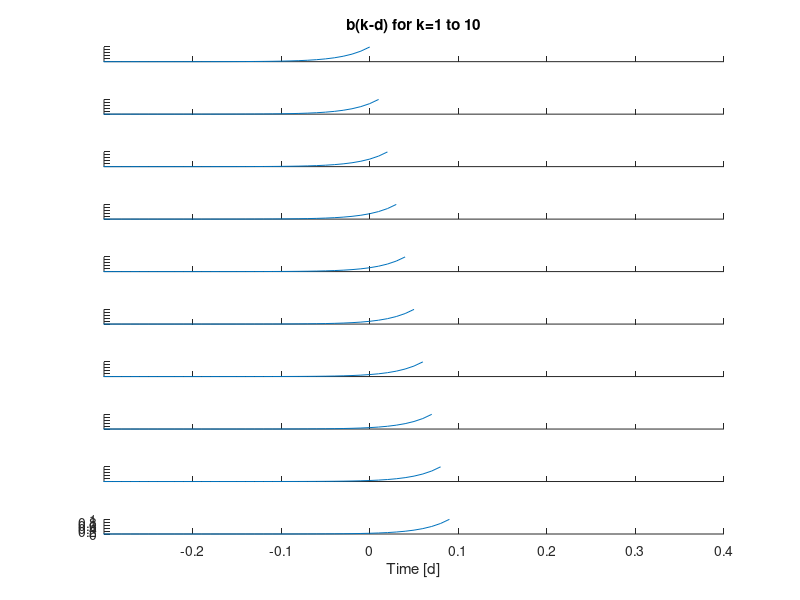
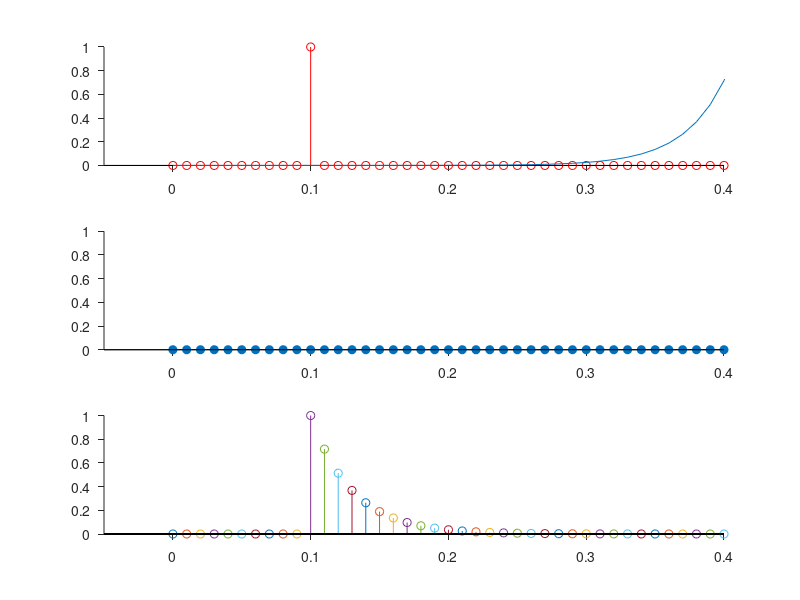
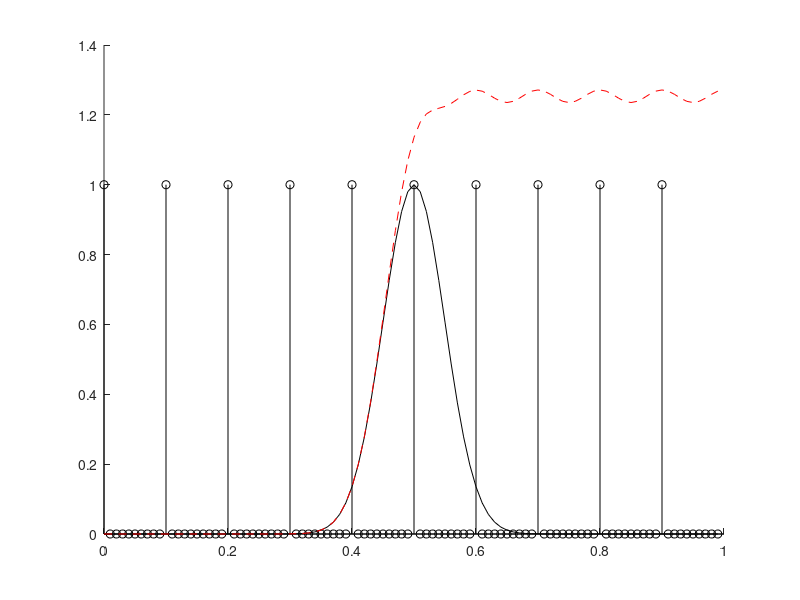
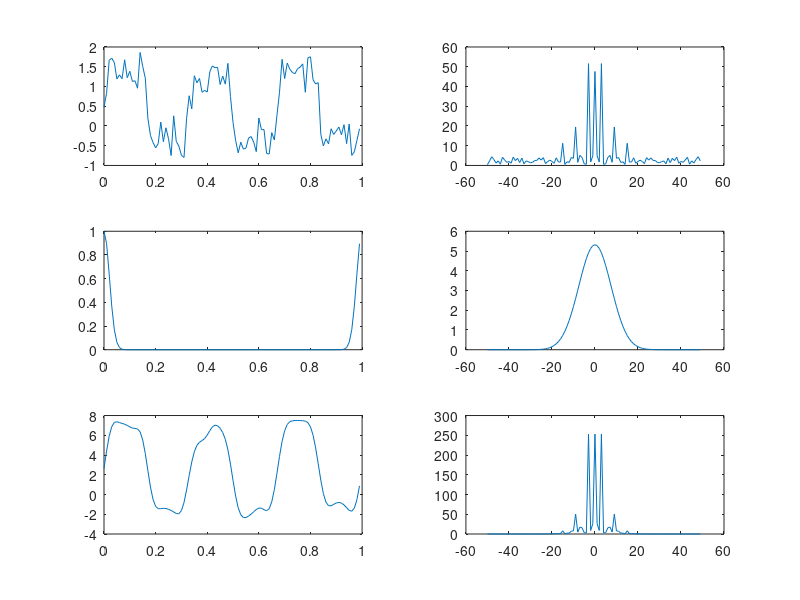

Recreate these plots in MATLAB, in order.
% FourierTutorial.m
%****************************************************************************
% Fourier analysis tutorial for NeuBeh/PBIO 545, Winter 2003
%
% Created 1/03 Mike Shadlen
% Revisions: 1/05 update
% Part I revised by Adrienne 1/06
%
%****************************************************************************

% The Fourier transform is probably the most important transform in applied
% math. It takes a function, typically of time or space, and expresses it
% as a function of frequency. The goals of this tutorial are to make you
% comfortable with what a Fourier transform is, how to compute one, and why 
% it is useful. We will focus on two topics: (1) definition and properties of 
% the Fourier transform, (2) convolution, and (3) the connection between the two. 

%%%%%%%%%%%%%%%%%%%%%%%%%%%%%%%%%%%%%%%%%%%%%%%%%%%%%%%%%%%%%%%%%%%%%%%%%%%%%

% Part I. The discrete Fourier transform

% A transform is (usually) a reversible mapping from one set of values to
% another set of values. The Fourier transform takes a list of intensities 
% at points in time (or space) and transform them to a list of "intensities" 
% at different frequencies.
% Thinking about a signal as a collection of time intensities, each
% associated with its own time point, is simple enough. Thinking about a
% signal as a list of intensities, each associated with its own sinusoidal
% frequency, is also convenient. Perhaps because of the way our auditory system 
% is organized, we find thinking in frequency quite natural and intuitive.
% You do it every day when you adjust the
% bass and treble on your stereo -- or better yet, if you adjust knobs on
% an equalizer. You can imagine that describing a signal in terms of its
% frequencies can be convenient in certain settings. That's what the
% Fourier transform is for. 
% 
% We should emphasize from the start that taking a Fourier transform (FT, for
% short) does not change the signal; it just represents it differently. To
% be concrete, suppose there is some electrical signal that we want to
% describe over the phone to a friend. We could list the voltages at each
% time or we could list the amplitudes and phases of each of the
% frequencies that comprise the signal. It's the same signal, just a
% different list of numbers. Sometimes it is much faster and simpler to use
% one type of description than the other.
% 
% Often, when we describe signals, we don't think of them as lists of
% numbers but rather as functions of time. Of course, the function can be
% viewed as a way to generate a list of values at each time point. We
% can also use a function to describe the list of "intensities" at each
% frequency in a Fourier transform. The two functions are called Fourier
% transform pairs. For example, suppose s(t)  is some function of time (it
% has a value at each time point). And suppose that you could describe
% the same signal by "intensities" of frequency (w) using a function, S(w).
% Then, we say that s(t) and S(w) are a Fourier transform pair. Or we say
% that S(w) is the Fourier transform of s(t), or that s(t) is the inverse
% Fourier transform of S(w).  When we started by saying that a transform is
% a reversible mapping, what this means is that S(w) is the unique Fourier
% transform of s(t) and s(t) is the unique inverse transform of S(w).

% Our goal here is both to help you to get comfortable with the meaning of
% the Fourier transform, and to get you used to using the numerical
% function FFT (fast Fourier transform) in Matlab. If you get everything
% about what that matlab function returns to you, you'll pretty much have 
% mastered what you need to know.

% Before we look at FTs, let's get comfortable with a few illustrative
% functions. Since we'll be doing everything numerically in this tutorial,
% we will focus here on discrete functions. What is meant by this is
% that we are going to make the argument of the function, say time, take 
% discrete values. We're used to thinking of time t occupying some continuous 
% interval on the real number line, but here we'll be thinking of time as 
% integers, multiplied by some constant or scaling factor. In fact this is 
% overwhelmingly going to be the case whenever you are thinking about real 
% data: the values are always sampled at some particular finite sampling rate. 

clear all

% Define a discrete time axis. The spacing is dt
dt = .01;      % our units are seconds. So each integer time point is scaled to represent dt sec
tmax = 1
t = [0:dt:tmax-dt]';
% Notice that we are sampling time at a rate of 1/dt. This will be
% important later.
samplingRate = 1/dt    % in Hz

% Think of a discrete function as a series of weights at each of the points
% in t.  Let's look at some functions this way. Here's a gaussian profile
% centered at .5
f1 = exp(-.5*(t-.5).^2 / (.05)^2);
figure(1),clf,hold on
h = plot(t,f1)
xlabel('Time [s]')
ylabel('Amplitude')
% Pause here. The function is drawn continously: there are no gaps. That's
% because matlab drew a line, or interpolated, between the values at the discrete time
% points. In reality, what we know about the function is just a bunch of heights at each of
% the time points. We can use the stem function to highlight this fact.

stem(t,f1,'filled');

% and we can toggle the smooth curve off
set(h,'Visible','off')

% Now... that's a discrete function. Each of the points can be thought of as
% a weight given to the basis set of discrete time points. We represent the
% function as a list of these weights. Indeed, f1 is a vector.
size(f1)

% Let's remember this function by calling it something mnemonic
gaus1 = f1;

% Let's look at a few more functions
% pulse
f2 = zeros(size(t));
f2(t>.45 & t<= .55) = 1;
figure(1),hold off
stem(t,f2,'filled')
xlabel('Time [s]')
ylabel('Amplitude')
pulse1 = f2;

% sinewaves
f3 = sin(2*pi*1*(t-.5));
sin1 = f3;
stem(t,f3,'filled')
%
f4 = cos(2*pi*10*(t-.5));
cos10 = f4;
stem(t,f4,'filled')
% This looks a lot better interpolated!
plot(t,f4)

% the sum (I'm not giving this a function name)
sos = .5*f3 + f4;
plot(t,sos)

% exponential
tau = .1
f5 = exp(-(t-.5)/tau);
f5(t<.5) = 0;
exp1 = f5;
stem(t,f5,'filled')

% discrete delta function -- take special note of this one. 
f6 = zeros(size(t));
f6(min(find(t>=.5))) = 1;
stem(t,f6,'filled')
delt1 = f6;

% comb(.1t) function. This is a sampling function or strobe function that
% turns on at a rate of 10 times per second (10 Hz). But it is also a sum
% of discrete delta functions.

f7 = mod(t,.1)==0;
comb10 = f7;
stem(t,comb10,'filled')

% Reflection point. You have yet to see a Fourier transform. You are
% supposed to simply marvel at the idea of discreteness. And here is the
% one thing extra that you need to think about. All of the functions above
% can be thought of as sums of discrete delta functions with appropriately chosen
% weights. The most obvious example is the comb function, as we have
% already noted. But all the functions are just values at discrete time
% points. So all can be thought of as sums of delta functions. In fact, a discrete
% function is exactly this: the multiplication of a continuous function by
% comb(d*t), where d is the gap between samples (i.e., the reciprocal of the
% sampling rate). We will return to this point later.
%
% Another important point to make before moving on. Let's recall the idea of a
% BASIS SET from linear algebra.  As you know, a coordinate frame is a set of 
% vectors which span a given space: e.g. in the plane, we have an x axis, and 
% a y axis. So to say that a point in the plane is (3,2) means that our vector 
% contains 3 units along the x axis, and 2 units along the y axis. 
% A functional basis set is just a coordinate set for the space of
% functions. What does this mean?  Let's take some arbitrary data sequence, a bunch of
% values from time zero to time T. Since it is discretized, we have N points 
% in our data: a value for at each time, 0, dt, 2dt, 3dt,.. (N-1)dt.
% Let's now think about this data as an N-dimensional vector, and plot it
% as a single point in an N-dimensional space.  What is the coordinate
% system in which we have plotted our function? The unit vectors are the set 
% of delta functions at each time, t = i dt, for i ranging from 0 to N-1. So axis one
% means how strong was the function at time t = 0, axis 2 is how strong
% the function was at time t = dt, and so on.  If we write these as vectors
% they will look just like Euclidean coordinate axes: [1 0 0 0 0 0 ..], [0 1 0 0
% 0 ...], etc. 
% Remember that an important property of many useful coordinate systems is
% that the axes are orthogonal: the x vector has exactly zero projection onto 
% the y vector; the dot product of the x vector with the y vector is zero.
% Similarly for our delta function coordinate system. The
% delta function at time t is independent of the delta function at time t'
% if t is not the same as t'; the dot product of these two functions is zero.
% As we said already, any function can be written in this "time" basis by summing 
% up weighted delta functions.

% Now, let's move onto Fourier transforms. We had better start by defining 
% it.  As we've said, calling it a transform already gives away something 
% important. The function or data we're describing is not changed; it's just expressed 
% differently. Just like when you rotate something --you don't change the structure 
% of the thing you rotated. 
%
% So now, instead of thinking of the function as a list of weights at the
% discrete time samples, we would now like to think of it as a list of "weights" on
% sinusoids. In other words, since the time representation was just one 
% choice of coordinate systems, we can just as well represent our data function, 
% or N-dimensional point, in some other coordinate system. The Fourier transform 
% is a method for representing our data in another set of axes, where the axes are  
% sines and cosines rather than delta functions. 

% This is done in a way that will need a little unpacking. Let's look at the definition
% of the Fourier transform F(w) of a continuous function f(t):
%
% F(w) = (1/sqrt(2 pi)) integral dt f(t) exp( - i w t). 
%
% (check out the wikipedia entry to see this in proper math type!)

% The integral here is the equivalent for a continuous function of a dot product or 
% projection. So the idea is that we project our data function against the basis 
% function exp(-i w t), where w is frequency; one basis function for every value of w. 
% So how is this sines and cosines? Remember back to the olden days when you first met 
% complex numbers. Remember Euler's identity:
%
% exp( i x) = cos(x) + i sin(x). 
%
% Let's have a look at some examples:

exp(i*0.5)

exp(i*pi)

exp(i*-pi)

exp(i*pi/2)

% 
% All of these are complex numbers, but with different real and imaginary
% parts. (If the above didn't give you back a complex number, try 

clear i

% in case you have redefined "i" somehow as a real number.)

% I included some particular cases where the real or the imaginary
% part is zero. So what is this i thing? It's telling you
% that this is really a two-component number, with two "axes", the "real"
% axis and the "imaginary" axis, where the length of the number exp(i x) along the 
% real axis is cos(x), and its length along the imaginary axis is sin(x).
% We could write it in vector notation as (cos(x), sin(x)) and plot it as a
% point on a plane. The length of the vector is 1, since 
%
% cos^2(x) + sin^2(x) = 1. 
%
% If we want a longer vector, we scale the whole thing by some amplitude
% A: A exp( i x). The value of x is the phase in radians.
%
% So: every complex number is really 2-dimensional, and every  exp(- i w t) 
% for a given w will give us two components, one real, corresponding to the
% cosine at frequency w, and one imaginary, corresponding to the sine.
% This is just an elegant way to capture the issue that for every frequency, we need two
% values. Why? Because every frequency component is specified both by an
% AMPLITUDE and a PHASE. Using both a sine and a cosine component allows us
% to construct any arbitrary phase. Remember another fact from your dim
% dark past: the sin identities. Do you remember:
%
% sin (x+y) = sin(x) cos(y) + sin(y) cos(x)?
%
% so let's say x is t and y is some phase p. 
% then a sin (t + p) = a * cos(p)*sin(t) + a * sin(p)*cos(t), where a*cos(p) 
% and a*sin(p) now become the coefficients of the sine and cosine functions. Again, 
% the total amplitude is a * sqrt(sin(p)**2 + cos(p)**2) = a!  So representing phase 
% as well as overall amplitude is why you need both a sine and a cosine at every 
% frequency. Using complex numbers for each frequency is just a way to do
% this neatly and elegantly.

% Let's see that in action. Let's look at the real and imaginary parts of the function 
% exp(i w t), for w = 2 pi.  (this frequency is angular frequency! here we
% will generally take out the 2 pi factor, w = 2 pi f, and work in hertz..)

figure(2), clf
subplot(2,1,1); plot(t,real(exp(i*2*pi*t))); xlabel('t'); title('Real part of exp(iwt)')
subplot(2,1,2); plot(t,imag(exp(i*2*pi*t))); xlabel('t'); title('Imaginary part of exp(iwt)')

% Let's also look at a fun demo showing how you shift the phase of a sine
% or cosine function by multiplying by exp(i phi), where phi is the phase.
% Below the graph you'll see the polar representation of exp(i phi).
%
figure(4), clf
clear ax
ax(1) = subplot(3,1,1);
ax(2) = subplot(2,3,5);
axis square
phi = [0:.01:2*pi]';  % take phase shifts going right around the circle.
polar(phi,ones(size(phi)));
polar([0 0],[0,1])
set(gcf,'CurrentAxes',ax(1))
plot(t,cos(2*pi*t))
set(gcf,'CurrentAxes',ax(2))
nsteps = 100;         % change this to alter the speed of the demo
for j = 1:nsteps
    phi = j* 2*pi/nsteps;  % we are incrementing the phase shift
    set(gcf,'CurrentAxes',ax(1))
    plot(t,real(exp(i*(2*pi*t + phi))),'r','LineWidth',3)
    set(gcf,'CurrentAxes',ax(2))
    polar([0 phi],[0 1],'r'),hold on
    polar([0 0 phi],[0 cos(phi) 1],'k--'), hold off
    % pause
    drawnow
end

% So what's the upshot: by projecting onto exp(i w t), we are actually 
% projecting against both a sine and a cosine function of frequency w.  
% Remember that a sine, or any other function, is just a linear sum of the 
% delta functions so this is just a linear transformation. 
% Even better, since sines and cosines of different frequencies are orthogonal, 
% the sines and cosines form an orthogonal basis set. The sines and cosines are not the only
% functions that we could choose for our alternative basis set, but they
% are useful so often that the Fourier transform is one of the most
% commonly used of all possibilities. When we study dimensionality
% reduction, we will talk about some other alternatives.

% Let's look at some examples.

% Let's start with a cosine function. What do you expect to see? Let's bung
% the cosine function into matlab's function fft and plot. I will use a
% frequency f of 10 Hz. Worth mentioning now that in the above we have used the 
% symbol w for omega, which is the angular frequency. Frequency in Hz is related to
% angular frequency by a factor of 2 pi, w = 2 pi f, which is often useful to factor
% out. 

y = cos(2*pi*10*t);
figure(2), clf
subplot(1,2,1)
plot(t,y)
xlabel('Time')
subplot(1,2,2)
fcos = fft(y);
plot(fcos); ylabel('Fourier transform of cosine function')

% What the *$&#^%?  (pardon my Australian.)
% Let's see what you have plotted.

whos fcos

% Ah ha. The fft of y is, of course, a complex array, so has a real and imaginary part.
% When you use plot, matlab plots the real part vs the imaginary part.
% So let's plot each of the two parts separately.

subplot(1,2,1); 
plot(real(fcos));
ylabel('Real part of fft(cos t)');
subplot(1,2,2); 
plot(imag(fcos));
ylabel('Imaginary part of ft(cos t)');

% Now we're getting somewhere. The real part has two big spikes; the imaginary 
% part is tiny, really just zero except for numerical noise.
% Now, why and where are those two big spikes?
% We put in a 100-dimensional purely real data vector, and got out a
% 100-dimensional complex vector, meaning 200 values. That seems to be
% twice as many as we need. We'll talk more about this later. 
% We have obtained a function of frequency, but what are the labels on the 
% frequency axis? 

% Let's recall yet another high school fact: how do you
% write a cosine in terms of complex numbers? It's just a rewriting of the
% definition (known as the Euler identity) we used above. 

% Remember: 
%
%   cos(a) = [ exp(ia) + exp(-ia) ]/2 .
% 
% Similarly, 
%
%   sin(a) = [ exp(ia) - exp(-ia) ] / 2i.
%
% Our transform scans over w (or f), looking for nonzero values. Under the
% integral sign, we have
% 
% exp(i w t) [ exp(i 2 pi 10 t) + exp( -i 2 pi 10 t)] = 
%               exp(i (w- 2 pi 10) t)) + exp(i(w + 2 pi 10) t). 
%
% The integral of an imaginary exponential turns out to be zero unless what is 
% in the exponent exactly cancels, giving you exp(0) = 1. This happens for 
% the first term at w = 2 pi 10, and for the second term at w = - 2 pi 10.

% So, we expect two peaks for our transform, at f = 10 and at f = -10. 

% Why do the peaks show up in the output array at index 10 and 90? It turns
% out that the negative frequencies are arranged after the positive ones. 
% The ordering runs 0 through to max frequency W, then from -W to -min
% frequency. From now on, we'll use the matlab function "fftshift" to rearrange 
% them in the usual increasing order. 
%
% Let's have a look at the transform of a sine wave as well:
% (note here I'm switching to a plotting form more appropriate for this
% kind of spiky function, and I'm scaling the y axes of the real and imaginary
% parts by the same amount so we don't see all that 10^-13 stuff)

clf;
subplot(2,2,1); 
stem(fftshift(real(fcos)),'filled');
ylabel('Real part of ft(cos)');
subplot(2,2,2); 
stem(fftshift(imag(fcos)),'filled');
ylabel('Imaginary part of ft(cos)');

y = sin(2*pi*10*t);
subplot(2,2,3)
fsin = fft(y);
subplot(2,2,3); 
stem(fftshift(real(fsin)),'filled');
ylabel('Real part of ft(sin)');
subplot(2,2,4); 
stem(fftshift(imag(fsin)),'filled');
ylabel('Imaginary part of ft(sin)');

% Just as we should now expect: the large values are in the imaginary part,
% because of that i in the definition of sine, and include a positive and 
% a negative peak, because of the sign difference between the exponents.

% Did you expect that the +f component would come out with a negative sign? Why?

% This is a good moment to think what exactly the minimum and maximum 
% frequencies are. 
% The lowest frequency is determined by the length of the sample. If the
% sample is of length T, then the lowest frequency that can be resolved is
% 1/T.  How about the highest frequency?  If the sampling rate is dt, then
% you cannot specify any frequency higher than 1/2dt. That is because you
% need at least 2 points to capture an oscillation, one on the up part and
% one on the down part. This frequency is called the NYQUIST frequency.
% The Nyquist frequency says that you must sample at least twice as often as 
% the shortest wavelength in your data.  In class we'll try to look at what happens 
% if your signal contains frequencies higher than your sampling rate.

% OK, so let's define our frequency axis.

nyq = samplingRate/2;
dw = 1/tmax;
fax = -nyq: dw: nyq-dw;

% and now finally plot, 

clf;
subplot(2,2,1); 
stem(fax,fftshift(real(fcos)),'filled');
set(gca,'YLim',[-50 50])
ylabel('Real part of ft(cos wt)');
xlabel('Frequency')
subplot(2,2,2); 
stem(fax,fftshift(imag(fcos)),'filled');
set(gca,'YLim',[-50 50])
ylabel('Imaginary part of ft(cos wt)');
xlabel('Frequency')

y = sin(2*pi*10*t);
subplot(2,2,3)
fsin = fft(y);
subplot(2,2,3); 
stem(fax,fftshift(real(fsin)),'filled');
set(gca,'YLim',[-50 50])
ylabel('Real part of ft(sin wt)');
xlabel('Frequency')
subplot(2,2,4); 
stem(fax,fftshift(imag(fsin)),'filled');
set(gca,'YLim',[-50 50])
ylabel('Imaginary part of ft(sin wt)');
xlabel('Frequency')

% OK, let's stretch our wings a bit and try some other functions.

% A sum of 3 sinusoids!

y = sin(2*pi*3*t) + .33 * sin(2*pi*9*t) + .2 * sin(2.*pi*15*t); 
figure(3), clf
subplot(2,2,1)
plot(t,y)
xlabel('Time')
subplot(2,2,2)
stem(fax,fftshift(imag(fft(y))),'filled')
xlabel('Frequency')

% Notice that the time function is almost square wave like. Its definition
% makes it crystal clear that it is a sum of three sinusoids. This is
% pretty easy to see in the Fourier transform. We only plotted the
% imaginary part as we now know that sines will only give us nonzero imaginary
% part.

% Now let's look at each of the functions we've talked about already. For
% ease of viewing, I will plot some of the time functions with lines that
% interpolate between the (time or frequency) points. For some functions, I
% use the stem command to emphasize the discreteness.  First, let's just
% plot the overall amplitude (the absolute value of the complex number).

figure(3), clf
k = 1;
ax(k) = subplot(7,2,k); k=k+1;
hg(1) = plot(t,f1);
ax(k) = subplot(7,2,k); k=k+1;
hg(2) = plot(fax,fftshift(abs(fft(f1))));
% stem(fax,fftshift(abs(fft(f1))),'filled')
ax(k) = subplot(7,2,k); k=k+1;
hg(3) = plot(t,f2);
ax(k) = subplot(7,2,k); k=k+1;
hg(4) = plot(fax,fftshift(abs(fft(f2))));
% stem(fax,fftshift(abs(fft(f2))),'filled')
ax(k) = subplot(7,2,k); k=k+1;
hg(5) = plot(t,f3);
ax(k) = subplot(7,2,k); k=k+1;
stem(fax,fftshift(abs(fft(f3))),'filled')
ax(k) = subplot(7,2,k); k=k+1;
hg(6) = plot(t,f4);
ax(k) = subplot(7,2,k); k=k+1;
stem(fax,fftshift(abs(fft(f4))),'filled')
ax(k) = subplot(7,2,k); k=k+1;
hg(7) = plot(t,f5);
ax(k) = subplot(7,2,k); k=k+1;
hg(8) = plot(fax,fftshift(abs(fft(f5))));
ax(k) = subplot(7,2,k); k=k+1;
stem(t,f6,'filled')
ax(k) = subplot(7,2,k); k=k+1;
stem(fax,fftshift(abs(fft(f6))),'filled')
ax(k) = subplot(7,2,k); k=k+1;
stem(t,f7,'filled')
xtick = get(gca,'XTick');
xticklabel = get(gca,'XTickLabel');
xlabel('Time')
ax(k) = subplot(7,2,k); k=k+1;
stem(fax,fftshift(abs(fft(f7))),'filled')
ftick = get(gca,'XTick');
xlabel('Frequency')
k = k-1;
%set(ax(2:2:end),'XLim',[0 nyq],'XTickLabel',[]);
% set(ax,'XTickLabel',[],'Box','off','TickDir','out');
%set(ax(k),'XTick',[0:10:nyq],'XTickLabel',num2str([0:10:nyq]'))
%set(ax(k-1),'XTick',xtick,'XTickLabel',xticklabel);
%set(ax([1 3 9]),'YLim',[0 1.1]);
%set(ax([5 7]),'YLim',[-1.1 1.1]);
%set(hg,'LineWidth',2);
%set(ax,'YTickLabel',[]);

% Summary of the pairs. 
%
% (1) A gaussian in time is composed of frequencies that fall off from 0 in 
% the shape of a gaussian. This is cool! It's also a unique property of the 
% Gaussian!  Remember that a Fourier transform is just a linear operation. 
% The Gaussian has the special property that it has the same form (Gaussian) 
% under any linear transformation. But the width will be different. If the 
% Gaussian is narrow in time, it will be wide in frequency. And if it is narrow 
% in frequency, it will be broad in time. Guess what: this is related to the uncertainty
% principle! If something is localized in time, it is spread out in
% spectrum (or energy). And vice versa.
%
% (2) A pulse has FT that is periodic under an envelope that
% falls off with frequency. This turns out to be the sin(w)/w function,
% called sinc(w). This is very important as data that is windowed with
% a square envelope is going to show signs of this function. That phenomenon is
% called "ringing".

% (3) A sine function with frequency 1 has an FT with
% weight only at freq=1. We'll deal with phase in a moment. 

% (4) Here's the sine function with frequency 10.

% (5) An exponential looks a lot like an exponential; the weights fall
% off as 1/frequency.

% (6) A delta function is made by adding sinusoids of equal weight at every
% frequency. 

% (7) A comb function has FT that is also a comb function at the
% frequency of the samples and its harmonics.

%
% Now for completeness, let's repeat showing real and imaginary parts.
%
% Run this as a block STARTING HERE...
	figure(5), clf
	k = 1;
	ax(k) = subplot(7,4,k);k=k+1;
	plot(t,f1)
	ax(k) = subplot(7,4,k);k=k+1;
	a = fft(ifftshift(f1));
	plot(fax,fftshift(real(a)));
	ax(k) = subplot(7,4,k);k=k+1;
	plot(fax,fftshift(imag(a)))
	ax(k) = subplot(7,4,k);k=k+1;
	plot(fax,fftshift(abs(a)))
	set(ax(k-1:-1:k-3),'YLim',1.1*max(abs(a))*[-1 1])
	% stem(fax,fftshift(abs(fft(f1))),'filled')
	ax(k) = subplot(7,4,k);k=k+1;
	plot(t,f2)
	ax(k) = subplot(7,4,k);k=k+1;
	a = fft(ifftshift(f2));
	plot(fax,fftshift(real(a)))
	ax(k) = subplot(7,4,k);k=k+1;
	plot(fax,fftshift(imag(a)))
	ax(k) = subplot(7,4,k);k=k+1;
	plot(fax,fftshift(abs(a)))
	set(ax(k-1:-1:k-3),'YLim',1.1*max(abs(a))*[-1 1])
	% stem(fax,fftshift(abs(fft(f2))),'filled')
	ax(k) = subplot(7,4,k);k=k+1;
	plot(t,f3)
	ax(k) = subplot(7,4,k);k=k+1;
	a = fft(ifftshift(f3));
	plot(fax,fftshift(real(a)))
	ax(k) = subplot(7,4,k);k=k+1;
	plot(fax,fftshift(imag(a)))
	ax(k) = subplot(7,4,k);k=k+1;
	plot(fax,fftshift(abs(a)))
	set(ax(k-1:-1:k-3),'YLim',1.1*max(abs(a))*[-1 1])
	ax(k) = subplot(7,4,k);k=k+1;
	plot(t,f4)
	ax(k) = subplot(7,4,k);k=k+1;
	a = fft(ifftshift(f4));
	plot(fax,fftshift(real(a)))
	ax(k) = subplot(7,4,k);k=k+1;
	plot(fax,fftshift(imag(a)))
	ax(k) = subplot(7,4,k);k=k+1;
	plot(fax,fftshift(abs(a)))
	set(ax(k-1:-1:k-3),'YLim',1.1*max(abs(a))*[-1 1])
	
	ax(k) = subplot(7,4,k);k=k+1;
	plot(t,f5)
	ax(k) = subplot(7,4,k);k=k+1;
	a = fft(ifftshift(f5));
	plot(fax,fftshift(real(a)))
	ax(k) = subplot(7,4,k);k=k+1;
	plot(fax,fftshift(imag(a)))
	ax(k) = subplot(7,4,k);k=k+1;
	plot(fax,fftshift(abs(a)))
	set(ax(k-1:-1:k-3),'YLim',1.1*max(abs(a))*[-1 1])
	
	ax(k) = subplot(7,4,k);k=k+1;
	plot(t,f6)
	ax(k) = subplot(7,4,k);k=k+1;
	a = fft(ifftshift(f6));
	plot(fax,fftshift(real(a)))
	ax(k) = subplot(7,4,k);k=k+1;
	plot(fax,fftshift(imag(a)))
	ax(k) = subplot(7,4,k);k=k+1;
	plot(fax,fftshift(abs(a)))
	set(ax(k-1:-1:k-3),'YLim',1.1*max(abs(a))*[-1 1])
	
	ax(k) = subplot(7,4,k);k=k+1;
	plot(t,f7)
	xtick = get(gca,'XTick');
	xlabel('Time [s]')
	ax(k) = subplot(7,4,k);k=k+1;
	a = fft(ifftshift(f7));
	plot(fax,fftshift(real(a)))
	ftick = get(gca,'XTick');
	xlabel('Frequency [Hz]')
	ax(k) = subplot(7,4,k);k=k+1;
	plot(fax,fftshift(imag(a)))
	xlabel('Frequency [Hz]')
	ax(k) = subplot(7,4,k);k=k+1;
	plot(fax,fftshift(abs(a)))
	xlabel('Frequency [Hz]')
	set(ax(k-1:-1:k-3),'YLim',1.1*max(abs(a))*[-1 1])
	
	k = k-1;
	set(ax(2:4:end),'XLim',[-nyq nyq]);
	set(ax(3:4:end),'XLim',[-nyq nyq]);
	set(ax(4:4:end),'XLim',[-nyq nyq]);
	set(ax,'Box','off','TickDir','out','Xtick',[])
	set(ax(k:-1:k-2),'XTick',[-nyq 0 nyq])
	set(ax(k:-1:k-2),'XTickLabel',num2str([-nyq 0 nyq]'))
	set(ax(1:3:k-3),'XTick',[0 .5 1],'XTickLabel',[],'TickDir','out')
	set(ax(k-3),'XTick',[0 .5 1],'XTickLabel',num2str([-.5;0;.5]))
	
	set(gcf,'CurrentAxes',ax(1))
	title('s(t)')
	set(gcf,'CurrentAxes',ax(2))
	title('Real part of FT')
	set(gcf,'CurrentAxes',ax(3))
	title('Imaginary part of FT')
	set(gcf,'CurrentAxes',ax(4))
	title('Amplitude of FT')
% ...ENDING HERE

% Pause and reflect. There are a few things to mention. 
%
% First, notice that the zero frequency is special. It represents the mean 
% level: the nonsinusoidal component: the cos(0) component. This component is 
% always purely real.

% Invertibility and Hermitian symmetry. The FT decomposes our signals into sums of
% sines and cosines. This process is invertible. We could start with the
% Fourier transform -- a list of "intensities" at each frequency -- and
% convert it to a list of "intensities" as a function of time. The reason
% we can get away with this is that when we listed our intensities in the
% "frequency domain," we were careful to give two values: amplitude and
% phase, or cosine and sine components, or real and imaginary parts.  To
% ensure that the process is really invertible, we also need to make sure
% that we have the right number of values in the transforms. Put simply, we
% had better represent enough frequencies in the FT so that we can
% reconstitute the original signal by adding together all the right
% sinusoids. Let's look at how many frequencies we need to represent the 
% time functions we've been dealing with. If you left dt=
% 0.01 alone, the answer is 100. 

length(t)
%
% So all of the functions of time that we've considered are described by a
% list this long containing the weights at each time point. What about the
% FT? The highest frequency is the Nyquist, which
% is half the sampling rate. That gives us just 50 frequencies.  How do
% we transform 100 values into just 50 frequencies? You know the answer: at each
% frequency we need 2 numbers, a cosine and a sine component (or amplitude
% and phase). Moreover, for the 0 frequency, there is just one component
% becuase sin(0)=0. Since cos(0)=1, it's clear that the weight at freq=0 is
% just a constant function of time. Also, at the nyquist frequency itself,
% all we can have is a cosine component. To see why, recognize that we only
% have enough samples in time to represent alternating positive and
% negative values at adjacent time points. If you put a 0 at t=0, which you
% must for sin(t), then there's nothing to alternate. Okay, cool, we've got
% two components for each of the frequencies 1 to nyquist-1, one weight at
% freq=0 and one weight at freq=nyquist. That's 100 values in the FT, which
% corresponds to 100 values in the time function. Perfect!
%
% So what's the deal with the negative frequencies? The
% frequency axis does not go from 0 to nyquist but from -nyquist to
% nyquist-1. Doesn't that screw up our bookkeeping?  Here's the answer. We
% have only considered the Fourier transform of real valued functions of time
% (left column of Fig. 5). The Fourier transform returns complex numbers at
% each frequency, which we can think of a sine waves (imaginary part) and
% cosine waves (real part). In fact the Fourier transform can act
% on complex functions of time. Instead of a real value at each time, we
% could have a complex number. We may not have any use for this, but the
% full transform takes these 2-vectors (real and imaginary parts) and
% transforms them to 4 values: a real and imaginary value at two
% frequencies, one positive and one negative. Of course, there are half as
% many frequencies as there are time points. What I'm saying is that we
% actually had twice as many values in our time functions as we thought. We
% used real functions of time. The extra 100 values were zeros: the weights
% on the imaginary part of the signals.  So the transform is 1 to 1.
%
% That's all fine and good in theory, but what we care about for most
% applications is the Fourier transform of real valued functions. That's
% like saying that we know that the imaginary part of the functions in the
% left column of Fig. 5 is 0 at every time point. So, I'll ask again, why
% should the FT have 200 values to represent a signal that we can describe
% by 100 points in time? The answer is that the FTs of real signals really
% can be represented with just 100 numbers, just like we said. You really
% don't need both positive and negative frequencies. If I tell you the
% weights for one of them (e.g., +5 Hz component), you know the weights of
% the negative frequency (e.g., -5 Hz component). This shows up as a kind
% of symmetry in the graphs in Figure 5. See if you can deduce the rule from 
% these examples.
%
% I will pose this as a homework problem. First a reminder. An even symmetric
% function obeys the rule f(x) = f(-x). An example is cos(x). An odd symmetric
% function is one that obeys the rule f(x) = -f(-x). An example is sin(x).  
%
% QUESTION: Which of the seven functions in Fig. 5 are even? Which is odd?
% Which is neither even nor odd? What do you notice about the Fourier
% transforms of the even and odd symmetric functions. Answer this for the
% three categories: even, odd, neither even nor odd.


%%%%%%%%%%%%%%%%%%%%%%%%%%%%%%%%%%%%%%%%%%%%%%%%%%%%%%%%
% Part II. Convolution
%
% One of the most important uses of the FT is for computing convolution.
% Convolution is an operation that looks like filtering. It takes a signal
% and converts it to a new signal. Usually, we can think of the new signal
% as a filtered version of the old one. We gain a deep intuition for the
% process by conceptualizing the operation in the time domain and in the
% frequency domain (i.e., via the fourier transform). I think this is one
% of the most beautiful concepts in applied math -- and it comes up all the
% time (or often if you prefer a frequency based description!).
%
% **** II.1 Convolution in the time domain. ****
%
% In this section, we spend a lot of time understanding convolution without
% talking about FTs. But I want you to keep FTs in the back of your mind
% while we do this. What you should be asking yourself is this. When
% filtering looks like blurring, isn't that a lot like attenuating sharp
% aspects of a signal, and isn't that a lot like attenuating high
% frequencies?
%
% Let's get started.
% Consider the simplest of all possible signals: a delta function,
% otherwise known as a click (if it were sound pressure as a function of
% time) or a line (if it were light intensity as a function of horizontal
% position).

timeOfImpulse = .1
s1 = zeros(size(t)); s1(t==timeOfImpulse)=1;
figure(1),clf,plot(t,s1)

% Consider a blurring function. Let's start with one that you've grown
% accustomed to: eponential decay. We'll see in a moment that this function
% is causal, a useful property when it comes to time-dependent functions.
tau = .03;      % choose a time constant
b = exp(-t/tau);
plot(t,b)
set(gca,'XLim',[0 timeOfImpulse+10*tau])
xlabel('Time [out to 10\tau]')

% Please run this next step without thinking about it. It's a trick that
% allows me to make some pictures easily. You can come back to this if you
% want to pursue the matrix version of convolution.
A = tril(toeplitz(b));
% figure(2), clf, imagesc(A)
% plot(A(:,end))

% What is convolution?
%
% It is a blurring of s1 by b. It is a new function of time that can be
% thought of as a weighted sum of s1. It's actually easy to see what it is
% by looking at the formula.  
%
% s2(k) = Sum_over_d{product of s1(d) * b(k-d)}
%
% s2 is the result of the convolution. It is a function of time, but you've
% probably noticed that the variable t is not in the equation.  Actually
% both k and d refer to time, but because we are about to shift things
% around time takes on several meanings.   It's actually easier to keep
% things straight if we keep t out of the equation. The convolution is
% defined at each time, which I will denote this by k. You will come to
% view k as an offset of the blur function.  The original signal remains a
% function of time, but we'll use a dummy variable for time. That's what d
% stands for: we can refer to d as "dime".  There is nothing special about
% s1(d). It is the signal plotted as a function of "dime" instead of time.
% Same thing -- no problem. What is b(k-d)?  It is b reflected about the
% y-axis and then offset by k time steps to the right.  Here is what b(k-d)
% looks like when k=0.
d = t;
figure(1), clf
plot(-d,b)
xlabel('-dime')
% Here is what b(k-d) looks like for increasing values of k. 
figure(1),clf
ax = [];
for k = 1:10
    ax(k) = subplot(10,1,k);
    plot(t(k)-d,b)
    set(gca,'XLim',[-10*tau timeOfImpulse+10*tau],'Box','off')
end
xtick = get(ax(1),'XTickLabel');
ytick = get(ax(1),'YTickLabel');
set(ax,'XTickLabel',[],'YTickLabel',[]);
set(ax(k),'XTickLabel',xtick,'YTickLabel',ytick)
xlabel('Time [d]')
set(gcf,'CurrentAxes',ax(1))
title('b(k-d) for k=1 to 10') 
% It is a picture of the function reflected around the ordinate and then
% offet to the right by k. Can you see this? 

% Now let's generate the convolution, s2(k), step of k by step of k.
% First look at the equation and convince yourself that there is one value of the
% convolution produced at each offset step. Run the animation in the next
% loop. You might want to put some pauses in the code. Here's what you
% should see. In the top panel, s1(d) is shown by a stem function in red. It is
% just an impulse. The blur function, b(k-d) is shown in blue. It is
% stepped along as k increases. The middle panel shows the product of s1(d)
% times b(k-d). Notice that there is a value at each value for dummy time.
% The bottom plot shows the sum of the products. At each time step, k, we
% get just one value. This is the convolution, s2(k). You will notice that
% the sum is weighted by the width of the time bins. Why is this? What
% effect does this have on the relationship between s1 and s2?
figure(2),clf
h = [];
h(1) = subplot(3,1,1); hold on;
h(2) = subplot(3,1,2);
h(3) = subplot(3,1,3); hold on;
% set(h,'TickDir','out','Box','off')
j = min([min(find(t>.1 + 10*tau)) length(t)-1])
for k = 1:j
    set(gcf,'CurrentAxes',h(1))
    if k>1, delete(hp), end
    stem(d,s1,'r'), hold on;
    hp = plot(d,flipud(A(:,end-k+1)));
    hold off
    
    set(gcf,'CurrentAxes', h(2))
    s1TimesConvKernel = s1 .* flipud(A(:,end-k+1));
    stem(d,s1TimesConvKernel,'filled')
   
    set(gcf,'CurrentAxes', h(3))
    stem(t(k),sum(s1TimesConvKernel));
    set(h,'XLim',[-.05 timeOfImpulse+10*tau])
    set(h(2:3),'YLim',[0 1])
    % set(h(3),'YLim',[0 .02])
    set(h,'Box','off','TickDir','out')
    drawnow
end

% This is the original function, a delta function or impulse, smeared out
% by the exponential blurring function. The technical term for smearing is
% filtering! What you've simulated is a very fine click played through a
% woofer or a thin voltage spike as seen through an RC filter.  

% Oh yeah, there's an easy way to get matlab to do the convolution for you.
% Type 'help conv' in the command window and read what it says. Here's our
% friend, the impulse convolved with the exponential. Notice that the
% result is vector whose length is bigger than t.  
s2 = conv(s1, b);
figure(3),clf
hold on
stem(t,s1,'r'), plot(t,b,'g',t,s2(1:length(t)),'r--')
% Here's the convolution between a comb function and a guassian
s2 = conv(double(comb10),gaus1);
clf, hold on
stem(t,comb10,'k'),plot(t,gaus1,'k',t,s2(1:length(t)),'r--')

% Try playing with other functions

% **** II.2 Convolution and Fourier transforms ****
% 
% Fourier transforms make convolution easy. That's because convolution
% between two functions of time, like s1(t) and b(t), is equivalent to
% multiplying their fourier transforms. To be more precise, if S1(w) is the
% fourier transform of s1(t) and B(w) is the FT of b(t), then
%
% S2(w) = S1(w) .* B(w) 
%
% is the FT of s2(t).
%
% This provides a simple recipe for computing convolutions. (1) Take the
% fourier transforms of the two functions you want to convolve. (2)
% multiply the FTs (there's a complex number at each frequency!). (3) Take
% the inverse fourier transform. 
%
% Let's do this with the exponential blurring function and s1. To work with
% b, I need it to be defined on the same time axis as s1. I'll call it
% newb.
newb = zeros(size(t));
newb(1:length(b)) = b;
% Take the fourier transforms
B = fft(newb);
S1 = fft(s1);
% Multiply them at each frequency.
S2 = B .* S1;
% Take the inverse fourier transform
s2 = ifft(S2);

% How does s2 look?
% You have already seen the fourier transforms of the signal and
% exponential. So I'm just going to plot the result
figure(4), clf
plot(t,s2)

% Let's illustrate with a more realistic set of functions.
s1 = sin(2*pi*3*t) + .33 * sin(2*pi*9*t) + .2 * sin(2.*pi*15*t);
% Corrupt this signal by adding noise
s1 = s1 + rand(size(s1));
S1 = fft(s1);
% You could use a different blurring function. I'll apply a gaussian blur.
% See if you can figure out what the fftshift is doing here.
g = fftshift(exp(-((t-.5)/tau).^2));
G = fft(g);
S2 = G .* S1;
s2 = ifft(S2);
figure(4), clf
subplot(3,2,1)
plot(t,s1)
subplot(3,2,2)
plot(fax, fftshift(abs(S1)));
subplot(3,2,3)
plot(t,g)
subplot(3,2,4)
plot(fax,fftshift(abs(G)))
subplot(3,2,5)
plot(t,s2)
subplot(3,2,6)
plot(fax, fftshift(abs(S2)));

return

% Additional topics. You should work on all of these. If they paid me more to
% teach this class, I would continue the tutorial to cover these topics.
% But I'll leave them to you.
%
% 1. Develop better intutions about filters and multiplication in the freq domain.
% Find real world examples: muffling of a cheap speaker, resonance and timbre in
% musical instruments, blurring of an image by an imperfect lense. 
%
% 2. What is a bode plot? What is a power spectrum?
%
% 3. What is an impulse response function? Why is it useful? If I play a
% click through a speaker, it comes out a little less sharp. The shape of
% this output function is an example of an impulse response function. What
% is it good for? How does it relate to what your speaker will do when you
% send it signals that represent music? Answer this question in terms of
% convolution and fourier transforms. What are the critical assumptions in
% this argument (hint, there are 2 tenets to linear systems theory). 
% 
% 4. Filtering a signal is equivalent to attenuating frequencies. Given
% this idea, think about designing a filter by specifying its amplitude
% spectrum. What problems do you face? Why can't you make a filter that
% passes a band of frequencies from 10-20 Hz but cuts out all other
% frequencies? (Hint1: FT pairs are symmetrical if you know f(t) <---> F(w)
% are a transform pair, then F(t) <---> f(w) are also transform pairs. Hint
% 2: apply hint 1 to the pulse(t)<-->sinc(w) transform pair.)
%
% 5. Sampling & aliasing. Consider a signal with high frequencies in it. 
% y = sin(2*pi*3*t) + .33 * cos(2*pi*9*t) + .2 * sin(2.*pi*15*t);  
y = sign(cos(2*pi*27*t - pi/7));
figure(1), plot(t,y)
% Suppose the signal is sampled not at every time point but only once every
% 100 msec
ysampled = y .* comb10;
plot(t,ysampled)
% Why does the sampled waveform look so crumby? Look at the FT of ysampled.
% Notice the amplitude at low frequencies. What are they doing there? We
% did not make y using low frequencies? They are "aliases". Recall that
% convolution between two time-functions corresponds to multiplication
% between their FTs. What do you think multiplying two time functions
% corresponds to?  With the answer to that question in mind, what is the
% fourier transform of y, comb10 and what do you think you would do with
% these fourier transforms to produce the fourier transform of ysampled?
% Think hard about what is going on in these graphs.  Why do you think this
% undersampling of y produces "aliasing"? What is going on in the frequency
% domain when you multiply y by comb10?
